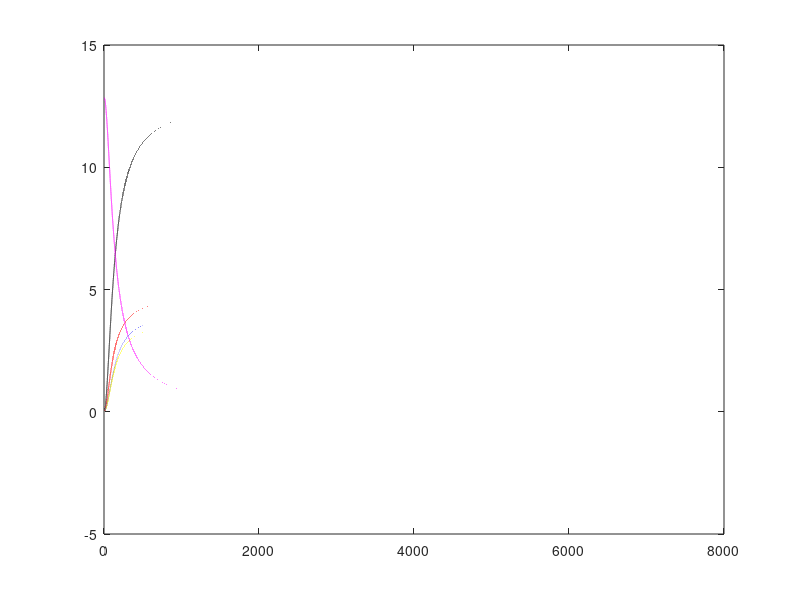

Write the MATLAB code that produced this figure. (Note: this script raises an error after producing the figure.)
clear all;
clc, 
close all
%input--------


m1=80.916;    % mass of the first ion
m2=80.916;    % mass of the second ion
m3=93.9240;   % mass of the third ion

q1=1;
q2=1;
q3=1;

x1=-2.42796600;   y1=-0.59922600;   z1= 0.03354500 ;                %coordinate of the first ion
x2=-0.29933500;   y2= 0.99950400;  z2=   -0.12871700;        %coordinate of the second ion
x3=2.47595900;    y3=-0.53573400;   z3=-0.06509600;    %coordinate of the third ion
		 


vx1=0;  vy1=0; vz1=0;  %initial velocities of the first ion  
vx2=0;  vy2=0; vz2=0;  % initial velocities of the second ion 
vx3=0;  vy3=0; vz3=0;  % initial velocities of the third ion 

%dt=0.2418884; %time step size fs
tspan= 0:300000; 

%---------------------------------------
angs2au=1.889726;      % angstrom to atomic unit (bohr radius)
au2fs=0.02418884;      % atomic unit to femtosecond
mpvsme=1822.888486424682;   % ratio of atomic mass and electron mass
hatoev=  27.211396; % taken from ksu webpage/ twice of ionization potential of H
m=[m1*mpvsme m2*mpvsme m3*mpvsme];

x=[x1,x2,x3];    % initial position in x
y=[y1,y2,y3];    % initial position in y
z=[z1,z2,z3];    % initial position in z


x_cm=(x(1)*m(1)+x(2)*m(2)+x(3)*m(3))/(m(1)+m(2)+m(3));  % center of mass position: x-values
y_cm=(y(1)*m(1)+y(2)*m(2)+y(3)*m(3))/(m(1)+m(2)+m(3));  % center of mass position: y-values
z_cm=(z(1)*m(1)+z(2)*m(2)+z(3)*m(3))/(m(1)+m(2)+m(3));  % center of mass position: z-values

r1=[(x1-x_cm)*angs2au (y1-y_cm)*angs2au (z1-z_cm)*angs2au]; % initial position in CM coordiates of the first ion
r2=[(x2-x_cm)*angs2au (y2-y_cm)*angs2au (z2-z_cm)*angs2au]; % initial position in CM coordiates of the second ion
r3=[(x3-x_cm)*angs2au (y3-y_cm)*angs2au (z3-z_cm)*angs2au]; % initial position in CM coordiates of the third ion

ini=[r1(1) r1(2) r1(3) r2(1) r2(2) r2(3) r3(1) r3(2) r3(3) vx1 vy1 vz1 vx2 vy2 vz2 vx3 vy3 vz3]; % initial conditions


options= odeset('AbsTol',1e-12,'RelTol',1e-12);


F = @(t,r) [r(10);r(11);r(12);r(13);r(14);r(15);r(16);r(17);r(18);...
    
((q1*q2/m(1))/(((r(1)-r(4)).^2 + (r(2)-r(5)).^2 + (r(3)-r(6)).^2).^(3/2)))*(r(1)-r(4)) + ((q1*q3/m(1))/(((r(1)-r(7)).^2 + (r(2)-r(8)).^2 + (r(3)-r(9)).^2).^(3/2)))*(r(1)-r(7));...
((q1*q2/m(1))/(((r(1)-r(4)).^2 + (r(2)-r(5)).^2 + (r(3)-r(6)).^2).^(3/2)))*(r(2)-r(5)) + ((q1*q3/m(1))/(((r(1)-r(7)).^2 + (r(2)-r(8)).^2 + (r(3)-r(9)).^2).^(3/2)))*(r(2)-r(8));...
((q1*q2/m(1))/(((r(1)-r(4)).^2 + (r(2)-r(5)).^2 + (r(3)-r(6)).^2).^(3/2)))*(r(3)-r(6)) + ((q1*q3/m(1))/(((r(1)-r(7)).^2 + (r(2)-r(8)).^2 + (r(3)-r(9)).^2).^(3/2)))*(r(3)-r(9));...

((q1*q2/m(2))/(((r(1)-r(4)).^2 + (r(2)-r(5)).^2 + (r(3)-r(6)).^2).^(3/2)))*(r(4)-r(1)) + ((q3*q2/m(2))/(((r(4)-r(7)).^2 + (r(5)-r(8)).^2 + (r(6)-r(9)).^2).^(3/2)))*(r(4)-r(7));...
((q1*q2/m(2))/(((r(1)-r(4)).^2 + (r(2)-r(5)).^2 + (r(3)-r(6)).^2).^(3/2)))*(r(5)-r(2)) + ((q3*q2/m(2))/(((r(4)-r(7)).^2 + (r(5)-r(8)).^2 + (r(6)-r(9)).^2).^(3/2)))*(r(5)-r(8));...
((q1*q2/m(2))/(((r(1)-r(4)).^2 + (r(2)-r(5)).^2 + (r(3)-r(6)).^2).^(3/2)))*(r(6)-r(3)) + ((q3*q2/m(2))/(((r(4)-r(7)).^2 + (r(5)-r(8)).^2 + (r(6)-r(9)).^2).^(3/2)))*(r(6)-r(9));...

((q1*q3/m(3))/(((r(1)-r(7)).^2 + (r(2)-r(8)).^2 + (r(3)-r(9)).^2).^(3/2)))*(r(7)-r(1)) + ((q3*q2/m(3))/(((r(4)-r(7)).^2 + (r(5)-r(8)).^2 + (r(6)-r(9)).^2).^(3/2)))*(r(7)-r(4));...
((q1*q3/m(3))/(((r(1)-r(7)).^2 + (r(2)-r(8)).^2 + (r(3)-r(9)).^2).^(3/2)))*(r(8)-r(2)) + ((q3*q2/m(3))/(((r(4)-r(7)).^2 + (r(5)-r(8)).^2 + (r(6)-r(9)).^2).^(3/2)))*(r(8)-r(5));...
((q1*q3/m(3))/(((r(1)-r(7)).^2 + (r(2)-r(8)).^2 + (r(3)-r(9)).^2).^(3/2)))*(r(9)-r(3)) + ((q3*q2/m(3))/(((r(4)-r(7)).^2 + (r(5)-r(8)).^2 + (r(6)-r(9)).^2).^(3/2)))*(r(9)-r(6))];

[t,r]=ode45(F, tspan, ini, options); % solving runge kutta 4th order

x1  = r(:,1);   y1  = r(:,2);   z1  = r(:,3);      % position of 1st ion
vx1 = r(:,10);   vy1 = r(:,11);   vz1 = r(:,12);      % velocity of 1st ion
px1 = m(1)*vx1; py1 = m(1)*vy1; pz1 = m(1)*vz1;    % momentum of 1st ion
p1=sqrt(px1.*px1+py1.*py1+pz1.*pz1);  % momentum magnitude of 1st ion

x2  = r(:,4);   y2  = r(:,5);    z2  = r(:,6);    % position of 2nd ion
vx2 = r(:,13);   vy2 = r(:,14);   vz2 = r(:,15);    % velocity of 2nd ion
px2 = m(2)*vx2; py2 = m(2)*vy2;  pz2 = m(2)*vz2;    % momentum of 2nd ion
p2 =sqrt(px2.*px2+py2.*py2+pz2.*pz2);  % momentum magnitude of 2nd ion

x3  = r(:,7);   y3  = r(:,8);    z3  = r(:,9);    % position of 3rd ion
vx3 = r(:,16);   vy3 = r(:,17);   vz3 = r(:,18);    % velocity of 3rd  ion
px3 = m(3)*vx3; py3 = m(3)*vy3;  pz3 = m(3)*vz3;    % momentum of 3rd  ion
p3 =sqrt(px3.*px3+py3.*py3+pz3.*pz3);  % momentum magnitude of 2nd ion


r12=((x1-x2).^2+(y1-y2).^2+(z1-z2).^2).^(1/2); % internuclear distance in au
r23=((x2-x3).^2+(y2-y3).^2+(z2-z3).^2).^(1/2); % internuclear distance in au
r13=((x1-x3).^2+(y1-y3).^2+(z1-z3).^2).^(1/2); % internuclear distance in au

angtheta1=(180/pi)*acos((px2.*px3+py2.*py3+pz2.*pz3)./(p2.*p3)); % angle between P2,P3
angtheta2=(180/pi)*acos((px1.*px2+py1.*py2+pz1.*pz2)./(p1.*p2)); % angle between P1,P2
angtheta3=(180/pi)*acos((px1.*px3+py1.*py3+pz1.*pz3)./(p1.*p3)); % angle between P2,P3

ang1 = cos(angtheta1(end)*pi/180); % angle between P2, P3 (cosine)
ang2 = cos(angtheta2(end)*pi/180); % angle between P2, P3 (cosine)
ang3 = cos(angtheta3(end)*pi/180); % angle between P2, P3 (cosine)

abs_ang1 = (angtheta1(end)) % angle between P2, P3 (cosine)
abs_ang2 = (angtheta2(end)) % angle between P1, P2 (cosine)
abs_ang3 = (angtheta3(end)) % angle between P1, P3 (cosine)


angsum = abs_ang1+abs_ang2+abs_ang3 % angle sum to see if it peaks at 360 degrees...



ke1= hatoev*(0.5*px1.*px1/m(1)+0.5*py1.*py1/m(1)+0.5*pz1.*pz1/m(1)); %kinetic energy of the 1st ion
ke2= hatoev*(0.5*px2.*px2/m(2)+0.5*py2.*py2/m(2)+0.5*pz2.*pz2/m(2)); %kinetic energy of the 2nd ion
ke3= hatoev*(0.5*px3.*px3/m(3)+0.5*py3.*py3/m(3)+0.5*pz3.*pz3/m(3)); %kinetic energy of the 3rd ion
ke=ke1+ke2+ke3;

d=ke-ke1-ke2-ke3;    %must be zero
pe=hatoev*(1./r12+1./r23+1./r13); %potential energy 
peke=pe+ke;

t=t*au2fs;
plot(t,ke,'k',t,ke1,'r',t,ke2,'b:',t,ke3,'y',t,pe,'m',t,peke,'c:',t,d,'g:','LineWidth',3)
title(ker_filename)
xlabel('time delay / fs');
ylabel('ker / ev');
legend('ke1+ke2+ke3','ke1','ke2','ke3','pe','pe+ke','Location','best');
legend('boxoff');

 
 ke1(end)
 ke2(end)
 ke3(end)
 ke(end)
 pe(1)
